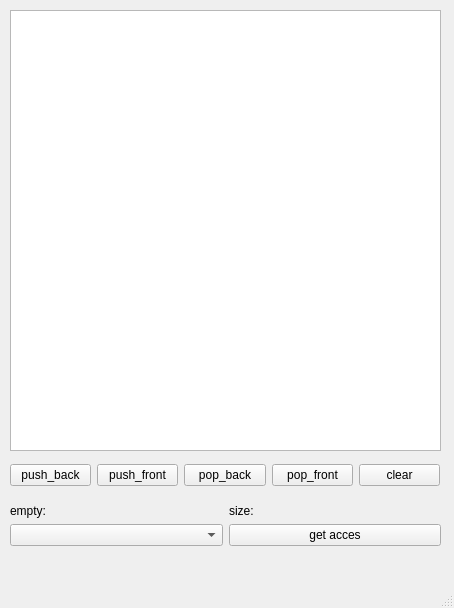
<?xml version="1.0" encoding="UTF-8"?>
<ui version="4.0">
 <class>MainWindow</class>
 <widget class="QMainWindow" name="MainWindow">
  <property name="geometry">
   <rect>
    <x>0</x>
    <y>0</y>
    <width>454</width>
    <height>608</height>
   </rect>
  </property>
  <property name="windowTitle">
   <string>MainWindow</string>
  </property>
  <widget class="QWidget" name="centralwidget">
   <widget class="QTextBrowser" name="display">
    <property name="geometry">
     <rect>
      <x>10</x>
      <y>10</y>
      <width>431</width>
      <height>441</height>
     </rect>
    </property>
    <property name="font">
     <font>
      <pointsize>14</pointsize>
     </font>
    </property>
   </widget>
   <widget class="QWidget" name="layoutWidget">
    <property name="geometry">
     <rect>
      <x>10</x>
      <y>460</y>
      <width>430</width>
      <height>31</height>
     </rect>
    </property>
    <layout class="QHBoxLayout" name="horizontalLayout">
     <item>
      <widget class="QPushButton" name="push_back">
       <property name="text">
        <string>push_back</string>
       </property>
      </widget>
     </item>
     <item>
      <widget class="QPushButton" name="push_front">
       <property name="text">
        <string>push_front</string>
       </property>
      </widget>
     </item>
     <item>
      <widget class="QPushButton" name="pop_back">
       <property name="text">
        <string>pop_back</string>
       </property>
      </widget>
     </item>
     <item>
      <widget class="QPushButton" name="pop_front">
       <property name="text">
        <string>pop_front</string>
       </property>
      </widget>
     </item>
     <item>
      <widget class="QPushButton" name="clear">
       <property name="text">
        <string>clear</string>
       </property>
      </widget>
     </item>
    </layout>
   </widget>
   <widget class="QWidget" name="layoutWidget">
    <property name="geometry">
     <rect>
      <x>10</x>
      <y>500</y>
      <width>431</width>
      <height>22</height>
     </rect>
    </property>
    <layout class="QHBoxLayout" name="horizontalLayout_2">
     <item>
      <widget class="QLabel" name="label_3">
       <property name="text">
        <string>empty:</string>
       </property>
      </widget>
     </item>
     <item>
      <widget class="QLabel" name="empty">
       <property name="text">
        <string/>
       </property>
      </widget>
     </item>
     <item>
      <widget class="QLabel" name="label">
       <property name="text">
        <string>size:</string>
       </property>
      </widget>
     </item>
     <item>
      <widget class="QLabel" name="size">
       <property name="text">
        <string/>
       </property>
      </widget>
     </item>
    </layout>
   </widget>
   <widget class="QWidget" name="layoutWidget">
    <property name="geometry">
     <rect>
      <x>10</x>
      <y>520</y>
      <width>431</width>
      <height>31</height>
     </rect>
    </property>
    <layout class="QHBoxLayout" name="horizontalLayout_3">
     <item>
      <widget class="QComboBox" name="comboBox"/>
     </item>
     <item>
      <widget class="QPushButton" name="getAcces">
       <property name="text">
        <string>get acces</string>
       </property>
      </widget>
     </item>
    </layout>
   </widget>
  </widget>
  <widget class="QMenuBar" name="menubar">
   <property name="geometry">
    <rect>
     <x>0</x>
     <y>0</y>
     <width>454</width>
     <height>25</height>
    </rect>
   </property>
  </widget>
  <widget class="QStatusBar" name="statusbar"/>
 </widget>
 <resources/>
 <connections/>
</ui>
